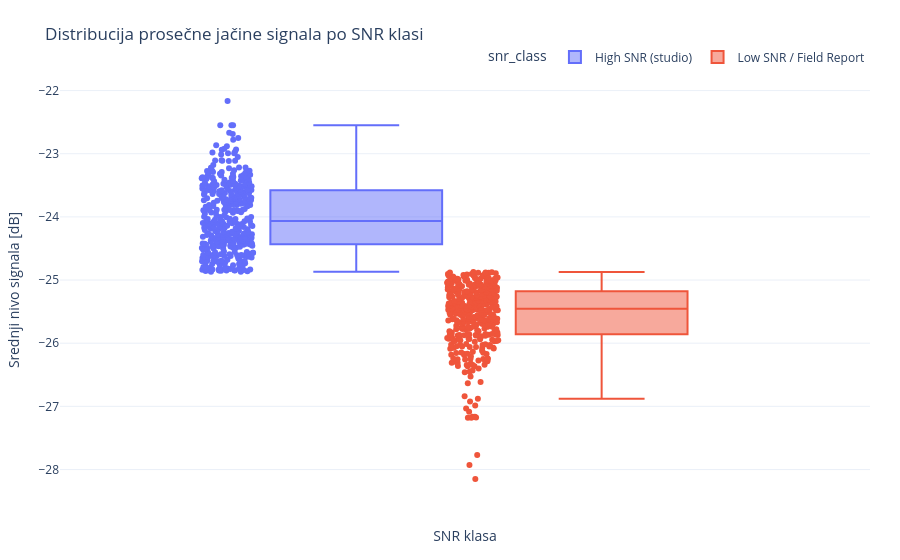
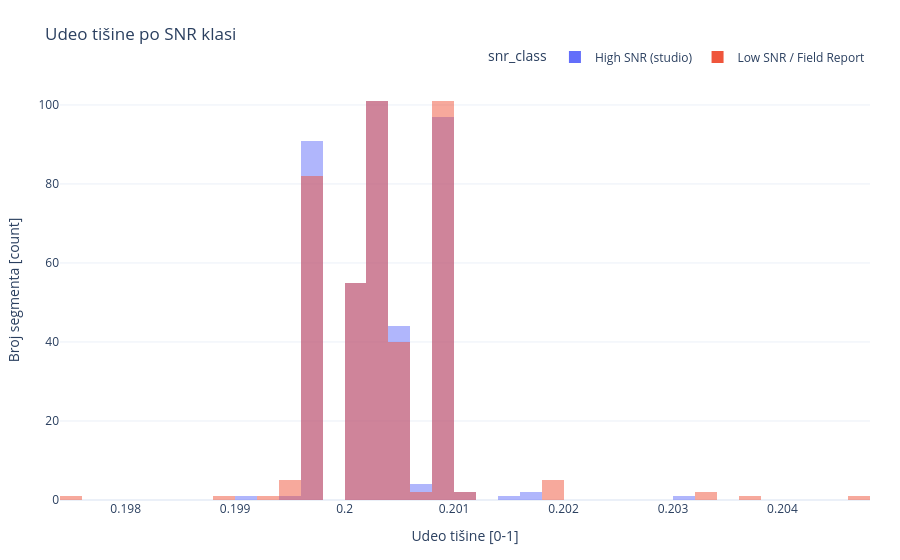
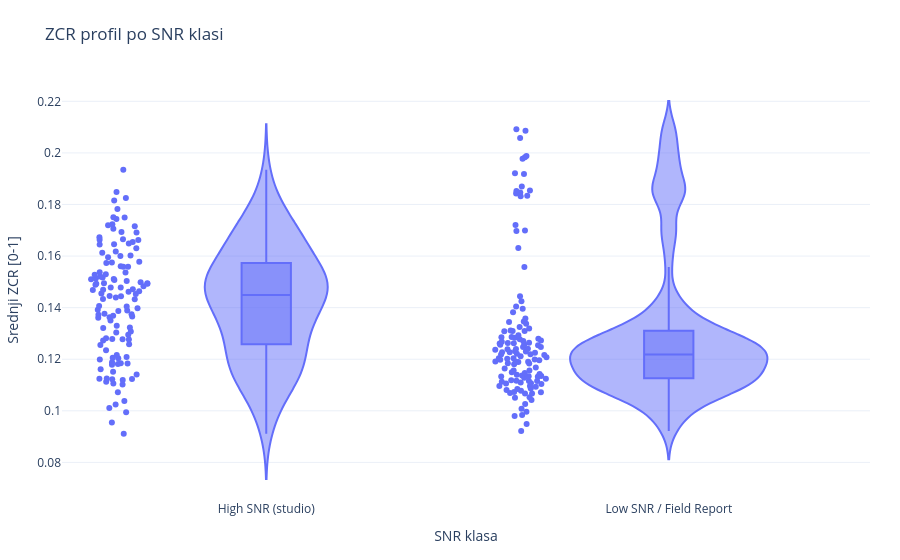
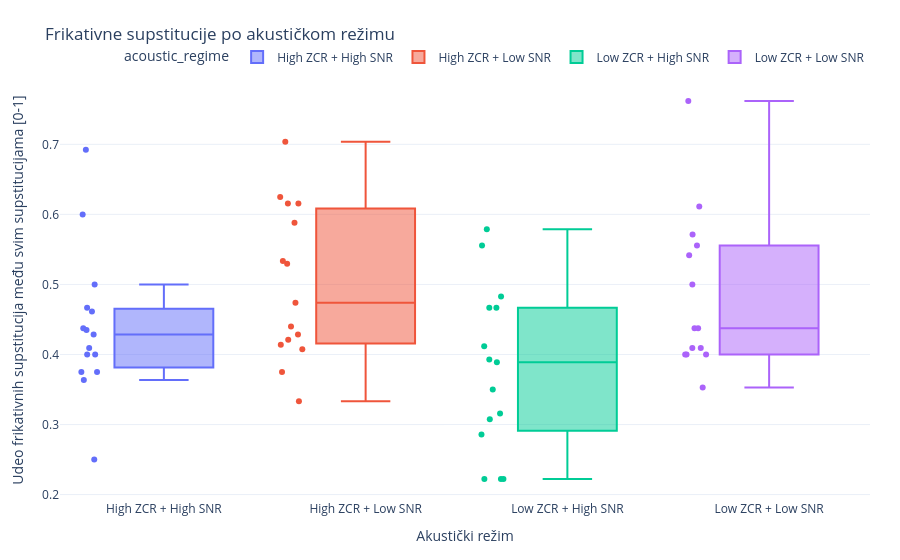

The code cell stored with these charts, in order, in its notebook:
### Markdown cell above
## 2) Akustička analiza i robustnost signala

### Code cell
audio_section = run_audio_analysis(ctx)
audio_df = audio_section["audio_df"]
zcr_error_bridge_stats = audio_section["zcr_error_bridge_stats"]

### Figure 1 — Plotly figure (JSON) as saved in the notebook; plotly's stock layout.template omitted (floating-point values rounded to 4 significant figures; data arrays with more than 128 entries replaced by an {"elided": "..."} marker saying what was removed)
{"data": [{"alignmentgroup": "True", "boxpoints": "all", "hovertemplate": "snr_class=High SNR (studio)<br>db_mean=%{y}<extra></extra>", "legendgroup": "High SNR (studio)", "marker": {"color": "#636efa"}, "name": "High SNR (studio)", "notched": false, "offsetgroup": "High SNR (studio)", "orientation": "v", "showlegend": true, "type": "box", "x0": " ", "xaxis": "x", "y": {"elided": "400 float values"}, "y0": " ", "yaxis": "y"}, {"alignmentgroup": "True", "boxpoints": "all", "hovertemplate": "snr_class=Low SNR / Field Report<br>db_mean=%{y}<extra></extra>", "legendgroup": "Low SNR / Field Report", "marker": {"color": "#EF553B"}, "name": "Low SNR / Field Report", "notched": false, "offsetgroup": "Low SNR / Field Report", "orientation": "v", "showlegend": true, "type": "box", "x0": " ", "xaxis": "x", "y": {"elided": "400 float values"}, "y0": " ", "yaxis": "y"}], "layout": {"boxmode": "group", "colorway": ["#1D3557", "#457B9D", "#2A9D8F", "#E9C46A", "#E76F51", "#A8DADC"], "legend": {"bgcolor": "rgba(255,255,255,0.7)", "orientation": "h", "title": {"text": "snr_class"}, "tracegroupgap": 0, "x": 1.0, "xanchor": "right", "y": 1.02, "yanchor": "bottom"}, "margin": {"b": 60, "l": 60, "r": 30, "t": 80}, "title": {"text": "Distribucija prosečne jačine signala po SNR klasi"}, "xaxis": {"anchor": "y", "domain": [0.0, 1.0], "title": {"text": "SNR klasa"}}, "yaxis": {"anchor": "x", "domain": [0.0, 1.0], "title": {"text": "Srednji nivo signala [dB]"}}}}

### Figure 2 — Plotly figure (JSON) as saved in the notebook; plotly's stock layout.template omitted (floating-point values rounded to 4 significant figures; data arrays with more than 128 entries replaced by an {"elided": "..."} marker saying what was removed)
{"data": [{"bingroup": "x", "hovertemplate": "snr_class=High SNR (studio)<br>silence_ratio=%{x}<br>count=%{y}<extra></extra>", "legendgroup": "High SNR (studio)", "marker": {"color": "#636efa", "opacity": 0.5, "pattern": {"shape": ""}}, "name": "High SNR (studio)", "nbinsx": 40, "orientation": "v", "showlegend": true, "type": "histogram", "x": {"elided": "400 float values"}, "xaxis": "x", "yaxis": "y"}, {"bingroup": "x", "hovertemplate": "snr_class=Low SNR / Field Report<br>silence_ratio=%{x}<br>count=%{y}<extra></extra>", "legendgroup": "Low SNR / Field Report", "marker": {"color": "#EF553B", "opacity": 0.5, "pattern": {"shape": ""}}, "name": "Low SNR / Field Report", "nbinsx": 40, "orientation": "v", "showlegend": true, "type": "histogram", "x": {"elided": "400 float values"}, "xaxis": "x", "yaxis": "y"}], "layout": {"barmode": "overlay", "colorway": ["#1D3557", "#457B9D", "#2A9D8F", "#E9C46A", "#E76F51", "#A8DADC"], "legend": {"bgcolor": "rgba(255,255,255,0.7)", "orientation": "h", "title": {"text": "snr_class"}, "tracegroupgap": 0, "x": 1.0, "xanchor": "right", "y": 1.02, "yanchor": "bottom"}, "margin": {"b": 60, "l": 60, "r": 30, "t": 80}, "title": {"text": "Udeo tišine po SNR klasi"}, "xaxis": {"anchor": "y", "domain": [0.0, 1.0], "title": {"text": "Udeo tišine [0-1]"}}, "yaxis": {"anchor": "x", "domain": [0.0, 1.0], "title": {"text": "Broj segmenta [count]"}}}}

### Figure 3 — Plotly figure (JSON) as saved in the notebook; plotly's stock layout.template omitted (floating-point values rounded to 4 significant figures; data arrays with more than 128 entries replaced by an {"elided": "..."} marker saying what was removed)
{"data": [{"alignmentgroup": "True", "box": {"visible": true}, "hovertemplate": "snr_class=%{x}<br>zcr_mean=%{y}<extra></extra>", "legendgroup": "", "marker": {"color": "#636efa"}, "name": "", "offsetgroup": "", "orientation": "v", "points": "all", "scalegroup": "True", "showlegend": false, "type": "violin", "x": {"elided": "250 str values"}, "x0": " ", "xaxis": "x", "y": {"elided": "250 float values"}, "y0": " ", "yaxis": "y"}], "layout": {"colorway": ["#1D3557", "#457B9D", "#2A9D8F", "#E9C46A", "#E76F51", "#A8DADC"], "legend": {"bgcolor": "rgba(255,255,255,0.7)", "orientation": "h", "tracegroupgap": 0, "x": 1.0, "xanchor": "right", "y": 1.02, "yanchor": "bottom"}, "margin": {"b": 60, "l": 60, "r": 30, "t": 80}, "title": {"text": "ZCR profil po SNR klasi"}, "violinmode": "group", "xaxis": {"anchor": "y", "domain": [0.0, 1.0], "title": {"text": "SNR klasa"}}, "yaxis": {"anchor": "x", "domain": [0.0, 1.0], "title": {"text": "Srednji ZCR [0-1]"}}}}

### Figure 4 — Plotly figure (JSON) as saved in the notebook; plotly's stock layout.template omitted (floating-point values rounded to 4 significant figures)
{"data": [{"alignmentgroup": "True", "boxpoints": "all", "hovertemplate": "acoustic_regime=%{x}<br>fricative_sub_share=%{y}<extra></extra>", "legendgroup": "High ZCR + High SNR", "marker": {"color": "#636efa"}, "name": "High ZCR + High SNR", "notched": false, "offsetgroup": "High ZCR + High SNR", "orientation": "v", "showlegend": true, "type": "box", "x": ["High ZCR + High SNR", "High ZCR + High SNR", "High ZCR + High SNR", "High ZCR + High SNR", "High ZCR + High SNR", "High ZCR + High SNR", "High ZCR + High SNR", "High ZCR + High SNR", "High ZCR + High SNR", "High ZCR + High SNR", "High ZCR + High SNR", "High ZCR + High SNR", "High ZCR + High SNR", "High ZCR + High SNR", "High ZCR + High SNR"], "x0": " ", "xaxis": "x", "y": [0.4348, 0.4, 0.3636, 0.5, 0.4615, 0.6923, 0.4091, 0.375, 0.25, 0.4286, 0.4, 0.4375, 0.6, 0.375, 0.4667], "y0": " ", "yaxis": "y"}, {"alignmentgroup": "True", "boxpoints": "all", "hovertemplate": "acoustic_regime=%{x}<br>fricative_sub_share=%{y}<extra></extra>", "legendgroup": "High ZCR + Low SNR", "marker": {"color": "#EF553B"}, "name": "High ZCR + Low SNR", "notched": false, "offsetgroup": "High ZCR + Low SNR", "orientation": "v", "showlegend": true, "type": "box", "x": ["High ZCR + Low SNR", "High ZCR + Low SNR", "High ZCR + Low SNR", "High ZCR + Low SNR", "High ZCR + Low SNR", "High ZCR + Low SNR", "High ZCR + Low SNR", "High ZCR + Low SNR", "High ZCR + Low SNR", "High ZCR + Low SNR", "High ZCR + Low SNR", "High ZCR + Low SNR", "High ZCR + Low SNR", "High ZCR + Low SNR", "High ZCR + Low SNR"], "x0": " ", "xaxis": "x", "y": [0.4138, 0.5294, 0.5882, 0.3333, 0.6154, 0.4286, 0.375, 0.4737, 0.7037, 0.625, 0.44, 0.4074, 0.6154, 0.5333, 0.4211], "y0": " ", "yaxis": "y"}, {"alignmentgroup": "True", "boxpoints": "all", "hovertemplate": "acoustic_regime=%{x}<br>fricative_sub_share=%{y}<extra></extra>", "legendgroup": "Low ZCR + High SNR", "marker": {"color": "#00cc96"}, "name": "Low ZCR + High SNR", "notched": false, "offsetgroup": "Low ZCR + High SNR", "orientation": "v", "showlegend": true, "type": "box", "x": ["Low ZCR + High SNR", "Low ZCR + High SNR", "Low ZCR + High SNR", "Low ZCR + High SNR", "Low ZCR + High SNR", "Low ZCR + High SNR", "Low ZCR + High SNR", "Low ZCR + High SNR", "Low ZCR + High SNR", "Low ZCR + High SNR", "Low ZCR + High SNR", "Low ZCR + High SNR", "Low ZCR + High SNR", "Low ZCR + High SNR", "Low ZCR + High SNR"], "x0": " ", "xaxis": "x", "y": [0.3158, 0.4118, 0.3077, 0.3889, 0.35, 0.4667, 0.5789, 0.2222, 0.4667, 0.2222, 0.2857, 0.5556, 0.3929, 0.4828, 0.2222], "y0": " ", "yaxis": "y"}, {"alignmentgroup": "True", "boxpoints": "all", "hovertemplate": "acoustic_regime=%{x}<br>fricative_sub_share=%{y}<extra></extra>", "legendgroup": "Low ZCR + Low SNR", "marker": {"color": "#ab63fa"}, "name": "Low ZCR + Low SNR", "notched": false, "offsetgroup": "Low ZCR + Low SNR", "orientation": "v", "showlegend": true, "type": "box", "x": ["Low ZCR + Low SNR", "Low ZCR + Low SNR", "Low ZCR + Low SNR", "Low ZCR + Low SNR", "Low ZCR + Low SNR", "Low ZCR + Low SNR", "Low ZCR + Low SNR", "Low ZCR + Low SNR", "Low ZCR + Low SNR", "Low ZCR + Low SNR", "Low ZCR + Low SNR", "Low ZCR + Low SNR", "Low ZCR + Low SNR", "Low ZCR + Low SNR"], "x0": " ", "xaxis": "x", "y": [0.5714, 0.4091, 0.4375, 0.4, 0.4375, 0.5556, 0.4091, 0.3529, 0.7619, 0.5417, 0.4, 0.6111, 0.5, 0.4], "y0": " ", "yaxis": "y"}], "layout": {"boxmode": "overlay", "colorway": ["#1D3557", "#457B9D", "#2A9D8F", "#E9C46A", "#E76F51", "#A8DADC"], "legend": {"bgcolor": "rgba(255,255,255,0.7)", "orientation": "h", "title": {"text": "acoustic_regime"}, "tracegroupgap": 0, "x": 1.0, "xanchor": "right", "y": 1.02, "yanchor": "bottom"}, "margin": {"b": 60, "l": 60, "r": 30, "t": 80}, "title": {"text": "Frikativne supstitucije po akustičkom režimu"}, "xaxis": {"anchor": "y", "categoryarray": ["High ZCR + High SNR", "High ZCR + Low SNR", "Low ZCR + High SNR", "Low ZCR + Low SNR"], "categoryorder": "array", "domain": [0.0, 1.0], "title": {"text": "Akustički režim"}}, "yaxis": {"anchor": "x", "domain": [0.0, 1.0], "title": {"text": "Udeo frikativnih supstitucija među svim supstitucijama [0-1]"}}}}
